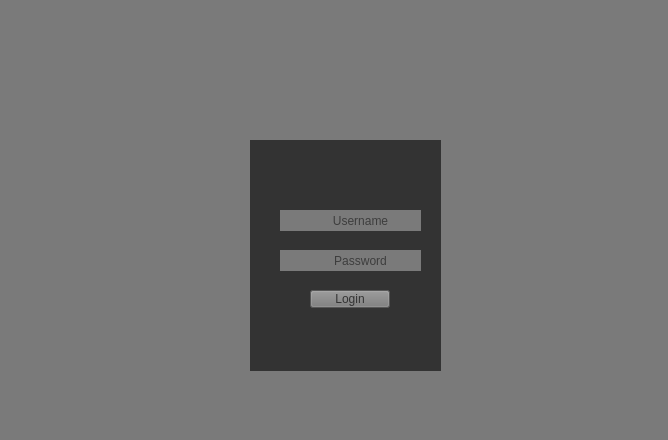
<?xml version="1.0" encoding="UTF-8"?>
<ui version="4.0">
 <class>Login</class>
 <widget class="QMainWindow" name="Login">
  <property name="geometry">
   <rect>
    <x>0</x>
    <y>0</y>
    <width>668</width>
    <height>440</height>
   </rect>
  </property>
  <property name="windowTitle">
   <string>Login</string>
  </property>
  <property name="layoutDirection">
   <enum>Qt::RightToLeft</enum>
  </property>
  <property name="styleSheet">
   <string notr="true">background-color: rgb(122, 122, 122);</string>
  </property>
  <widget class="QWidget" name="centralwidget">
   <widget class="QLabel" name="label">
    <property name="geometry">
     <rect>
      <x>250</x>
      <y>140</y>
      <width>191</width>
      <height>231</height>
     </rect>
    </property>
    <property name="styleSheet">
     <string notr="true">background-color: rgb(51, 51, 51);</string>
    </property>
    <property name="text">
     <string/>
    </property>
   </widget>
   <widget class="QLabel" name="Logo">
    <property name="geometry">
     <rect>
      <x>300</x>
      <y>10</y>
      <width>101</width>
      <height>81</height>
     </rect>
    </property>
    <property name="styleSheet">
     <string notr="true"/>
    </property>
    <property name="text">
     <string/>
    </property>
    <property name="pixmap">
     <pixmap>C:/Users/Asus/Downloads/logo-twitter-png-47449.png</pixmap>
    </property>
    <property name="scaledContents">
     <bool>true</bool>
    </property>
    <property name="openExternalLinks">
     <bool>false</bool>
    </property>
   </widget>
   <widget class="QLineEdit" name="lineEdit">
    <property name="enabled">
     <bool>true</bool>
    </property>
    <property name="geometry">
     <rect>
      <x>300</x>
      <y>210</y>
      <width>121</width>
      <height>21</height>
     </rect>
    </property>
    <property name="layoutDirection">
     <enum>Qt::RightToLeft</enum>
    </property>
    <property name="frame">
     <bool>false</bool>
    </property>
    <property name="alignment">
     <set>Qt::AlignCenter</set>
    </property>
    <property name="placeholderText">
     <string>Username</string>
    </property>
   </widget>
   <widget class="QLineEdit" name="lineEdit_2">
    <property name="geometry">
     <rect>
      <x>300</x>
      <y>250</y>
      <width>121</width>
      <height>21</height>
     </rect>
    </property>
    <property name="frame">
     <bool>false</bool>
    </property>
    <property name="echoMode">
     <enum>QLineEdit::Password</enum>
    </property>
    <property name="cursorPosition">
     <number>0</number>
    </property>
    <property name="alignment">
     <set>Qt::AlignCenter</set>
    </property>
    <property name="placeholderText">
     <string>Password</string>
    </property>
   </widget>
   <widget class="QLabel" name="label_2">
    <property name="geometry">
     <rect>
      <x>280</x>
      <y>210</y>
      <width>21</width>
      <height>21</height>
     </rect>
    </property>
    <property name="styleSheet">
     <string notr="true">background-color: rgb(122, 122, 122);</string>
    </property>
    <property name="text">
     <string/>
    </property>
    <property name="pixmap">
     <pixmap>C:/Users/Asus/Downloads/PngItem_2560200.png</pixmap>
    </property>
    <property name="scaledContents">
     <bool>true</bool>
    </property>
   </widget>
   <widget class="QLabel" name="label_3">
    <property name="geometry">
     <rect>
      <x>280</x>
      <y>250</y>
      <width>21</width>
      <height>21</height>
     </rect>
    </property>
    <property name="styleSheet">
     <string notr="true">background-color: rgb(122, 122, 122);</string>
    </property>
    <property name="text">
     <string/>
    </property>
    <property name="pixmap">
     <pixmap>C:/Users/Asus/Downloads/kindpng_4751731.png</pixmap>
    </property>
    <property name="scaledContents">
     <bool>true</bool>
    </property>
   </widget>
   <widget class="QPushButton" name="pushButton">
    <property name="geometry">
     <rect>
      <x>310</x>
      <y>290</y>
      <width>80</width>
      <height>18</height>
     </rect>
    </property>
    <property name="cursor">
     <cursorShape>PointingHandCursor</cursorShape>
    </property>
    <property name="styleSheet">
     <string notr="true">color: rgb(51, 51, 51);
background-color: rgb(122, 122, 122);</string>
    </property>
    <property name="text">
     <string>Login</string>
    </property>
   </widget>
  </widget>
  <widget class="QMenuBar" name="menubar">
   <property name="geometry">
    <rect>
     <x>0</x>
     <y>0</y>
     <width>668</width>
     <height>17</height>
    </rect>
   </property>
  </widget>
  <widget class="QStatusBar" name="statusbar"/>
 </widget>
 <tabstops>
  <tabstop>pushButton</tabstop>
  <tabstop>lineEdit</tabstop>
  <tabstop>lineEdit_2</tabstop>
 </tabstops>
 <resources/>
 <connections/>
</ui>
